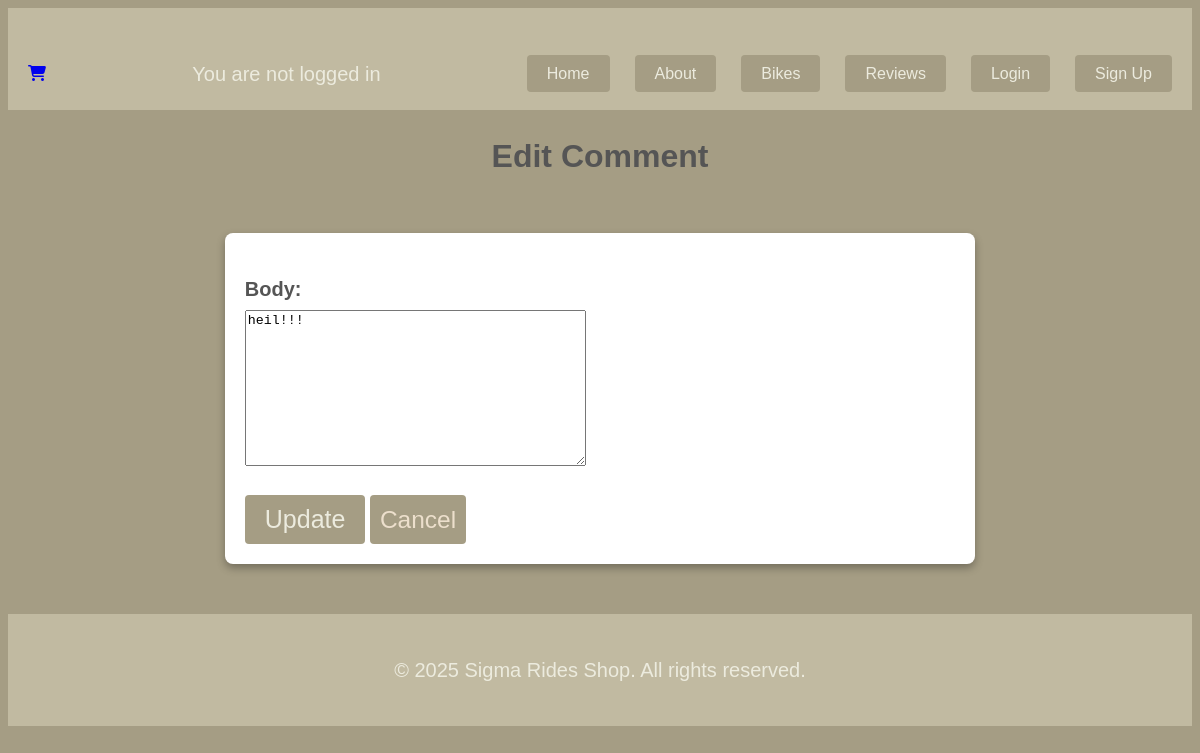
Before: /bike/1/comment/6/update with the older database file.
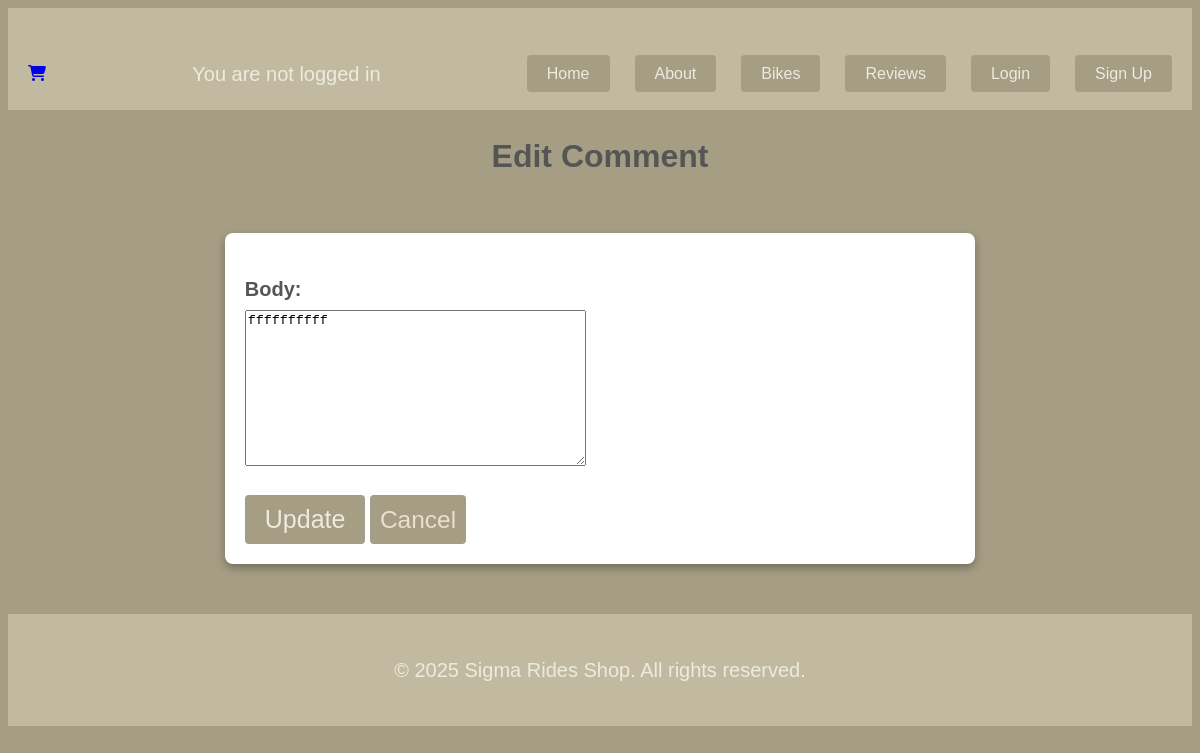
After: the same page with the newer database file.
### app/models.py (models this page shows, shortened)
class Comment(models.Model):
    bike = models.ForeignKey("Bike", related_name="comments", on_delete=models.CASCADE)
    username = models.ForeignKey(settings.AUTH_USER_MODEL, on_delete=models.CASCADE, null=True)
    body = models.TextField()
    date_time = models.DateTimeField(auto_now_add=True, null=True)

### app/views.py (the view, shortened to what this page needs)
# urls.py: path('bike/<int:bike_pk>/comment/<int:pk>/update', CommentUpdateView.as_view(), name='comment_update'),
class CommentUpdateView(UpdateView):
    model = Comment
    fields = ['body']
    template_name = 'app/comments/comment_update.html'
    def get_context_data(self, **kwargs):
        context = super().get_context_data(**kwargs)
        context['bike'] = get_object_or_404(Bike, pk=self.kwargs['bike_pk'])
        return context

### app/templates/app/comments/comment_update.html (shortened to what this page needs)
{% extends 'app/base.html' %}
{% block content %}
    <h1>Edit Comment</h1>
    <form action="{% url 'comment_update' bike.pk object.pk %}" method="POST" class="formm">
    {{ form.as_p }}
    <input type="submit" value="Update" class="input_button">
    <a href="{% url 'bike_detail' bike.pk %}" class="input_button">Cancel</a>
</form>
{%  endblock content %}

Changed rows visible on the page:
changed Comment: body "heil!!!" → "ffffffffff"
